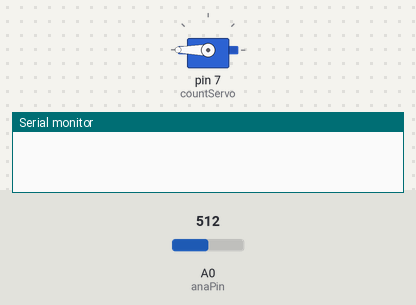
The sketch below on a simulated Arduino Uno, built with avr-gcc and run on an emulated ATmega328P. On the bench: servo, the last lines printed to the serial monitor. The inputs (shaded band) are chosen by the test bench; at power-on: A0 (anaPin) = 512.

Above: at 2.6 s.
2.7 s: A0 (anaPin) set to 586
4.4 s: A0 (anaPin) set to 612
At 6.3 s:
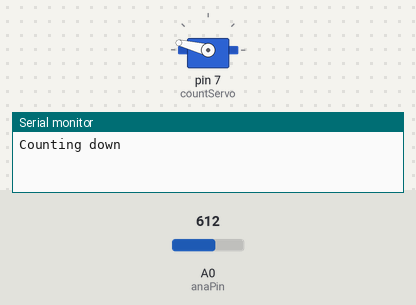
At 7.8 s:
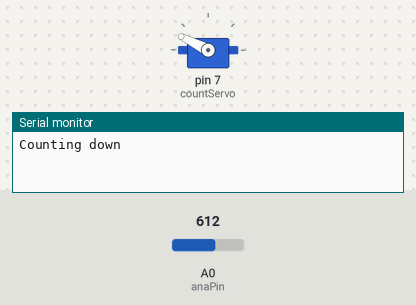
Timing chart, 0 to 22.4 s (numbered marks = the images above; inputs shaded):
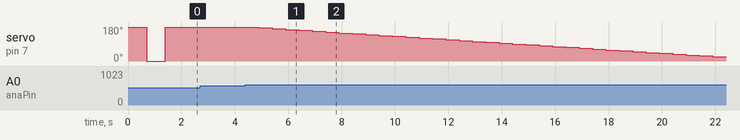

Measured:
- the behaviour switches between 600 and 601 on A0 (anaPin) (found by bisection; images 0 and 1)
- after the input at 2.7 s, every drawn part: stays the same
- after the input at 4.4 s, servo on pin 7 (countServo): moves from 180° to 22° over 17.0 s, starting after 0.50 s

The sketch:

wash_hands_timer_voice.ino
```cpp
#include <Servo.h>

Servo countServo;
const int anaPin = A0;

int val = 0;
boolean isFirstLaunch = true;

void setup()
{

  Serial.begin(115200);

  //attach pin 7 to servo and sweep it to indicate that the timer is on
  countServo.attach(7);
  countServo.write(180);
  delay(700);
  countServo.write(0);
  delay(700);
  countServo.write(180);
}

void loop()
{
  //If the sensor reads something significantly different from what it's normally seeing (the empty sink)
  //we start the countdown!
  val = analogRead(anaPin);
  if (val > 600 && val < 644)
  {
      countdownServo();
  }
}

//this moves the servo 4.5 degrees every half second
//to smooth out the movemnt (vs 9 degrees every second)
//for 20 seconds.
void countdownServo()
{
  Serial.println("Counting down");
  int halfseconds = 40;

  for (int i = halfseconds; i >= 0; i--)
  {
    countServo.write((int)(i * 4.5));
    delay(500);
  }
  countServo.write(180);
  delay(700);
}
```
